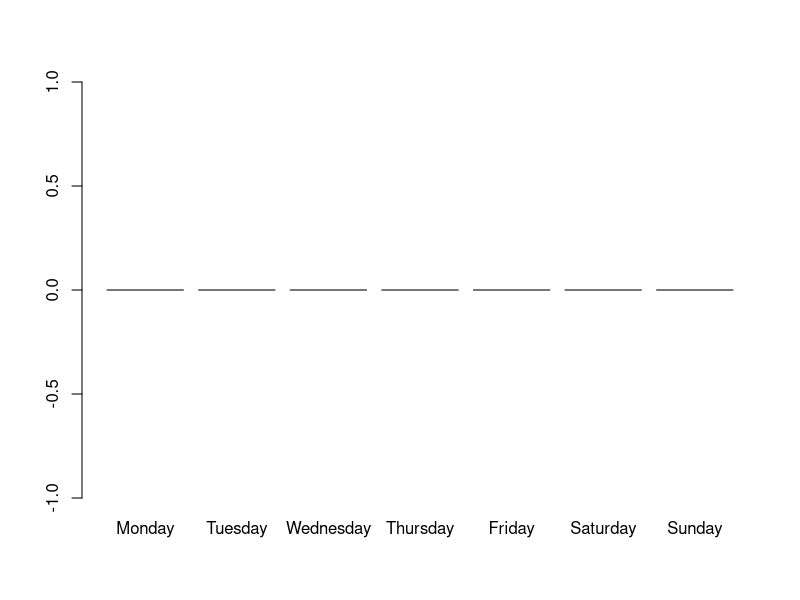

Write the R code that produced this figure. (Note: this script raises an error after producing the figure.)
# Potential Questions to Answer:
# 1. Create snacks that the customers can buy and randomize who buys which snack

#Create snacks data frame to store the sales
snacksDF<-data.frame(Branch=factor(),Theater=integer(), Small.Popcorn=integer(), 
                   Medium.Popcorn=integer(), Large.Popcorn=integer(),
                   Icecream=integer(),Soft.Drink=integer(), Frozen=integer())
snacksDF<-data.frame(Branch=0,Theater=0,Small.Popcorn=0L, 
                   Medium.Popcorn=0L, Large.Popcorn=0L,
                   Icecream=0L,Soft.drink=0L, Frozen=0L)

# the function takes snacks data frame to store the sales on it, Branch name, theater number
# and takes number of visitors.It is return the total revenue of the day for a theater.
snacksF<-function(snacksDF, BranchName, TheaterN, visitorsN){
  #snacks prices
  prices<-c(6, 8, 10, 8, 7, 9)
  #create a vector of sold snacks
  snack<-sample(x = 1:visitorsN, size = 6, replace = TRUE)
  #calculate the sales of snacks for a screen
  snacksSales<- t(snack)%*%prices
  snacksSales<-snacksSales[1]
  #bind it with the branch and theater
  snack<-c(BranchName, TheaterN,snack)
  #print(snack)
  #add it to the dataframe
  snacksDF<-rbind.data.frame(snacksDF,snack)
  #Assign it to golbal var
  snacksDF<<-snacksDF
  return (snacksSales)
}
#snacksF(snacksDF,'R',1,100)
#print(snacksDF)


# 2. Pretend you own multiple theaters and run two simulations to represent each theater and plot the results
# 3. Create conditional statements for movies that may be PG-13 and children are not allowed to watch
# 4. Discount Student
# 5. Create function
# 6. theaters types (VIP, St)
# 7. Random number of seats will start form seats/2:seats
# 8. Scheduling movie function




#'''
# Object: theater
#          -type
#          -seats
#          -adult_cost
#          -child_cost
#'''




# Cost for adults and children
ticket_cost <- 12
ticket_cost_child <- 7 

# Movie List
# DATA:         Movie Name  | Age Rating  | Number of Shows each day
movies <- rbind(c("Limitless", "PG-13", 3), 
                c("Taken", "PG-13", 1), 
                c("The Old Guard", "R", 2),
                c("Mr. & Mrs. Smith", "PG-13", 3),
                c("Focus", "+16", 2),
                c("Raya and the Last Dragon", "PG", 4),
                c("Rush Hour 3", "PG-13", 3))

# Theater types based on capacity and ticket cost
# DATA:         Type Name  | Seats  | Adult Cost  | Child Cost
theatersType <- rbind(c("VIP",      60,  20, 15),
                      c("Standard", 120, 20, 15),
                      c("MAX",      180, 20, 15))

# Branch and size of the each branch based on the number of screens have
#  DATA:       Branch Location  | VIP | Standard | MAX
branch <-  rbind(c("Riyadh", 2, 5, 2), 
                 c("Dammam", 1, 3, 1), 
                 c("Jeddah", 1, 4, 1))


seats <-  120 # How many seats does each theater hold
week_days <- rep(0, 7)  # Store totals for each day
  

runTheaaters <- function(week_days, theaters) {
  # iterate through the week
  for (day_num in 1:length(week_days)) {
    # Keep track of total revenue for the day
    daily_revenue <- 0
    
    # iterate through the amount of screens on a particular day
    for (theater_number in 1:theaters) {
      
      # Calculate  how many adults and children are watching the movie
      visitors_adults <- sample(1:seats, 1)
      avalibale_seats <- seats - visitors_adults
      visitors_children <- 0
      
      # conditional statements for movies that may be PG-13 and children are not allowed to watch
      if(movies[theater_number,2] == "PG" || movies[theater_number,2] == "PG-13") {
        visitors_children <- sample(1:avalibale_seats,1) # this is should be the the rest of available seats or less
        avalibale_seats <- avalibale_seats - visitors_children
      } 
      cat("\nThe theater #", theater_number, "\n\tMovie : ", movies[theater_number], "(", movies[theater_number, 2] , ")", "\n\tAduilt booked: ", visitors_adults,
          "\n\tChildren booked: ", visitors_children, "\n\tAbalibale seats: ", avalibale_seats, "/", seats ,"\n")
      if(movies[theater_number,2] != "PG" && movies[theater_number,2] != "PG-13") {
        cat("**children are not allowed because movie is ", movies[theater_number,2], "**\n")
      }
      
      
      # Calculate the revenue for adults and children
      movie_revenue <- (visitors_adults * ticket_cost) + (visitors_children * ticket_cost_child)
      
      # Calculate revenue, and add to running total for the day
      week_days[day_num] <- week_days[day_num] + movie_revenue
      
      # ------> Need to add Snacks revenue
      # Calculate snacks revenue
      
    }
    # Save total to the corresponding day
    cat("------------------------------------------\n")
    cat("Daliy total revenue: $", week_days[day_num], "\n")
    cat("------------------------------------------\n")
    
  }
}


    
    # Make a barchart showing total revenue per day
    day_name <- c("Monday", "Tuesday", "Wednesday", "Thursday", "Friday", "Saturday", "Sunday")
    barplot(week_days, names.arg = day_name, horiz = FALSE)

    # Make any other chart
    pie(week_days, label = day_name, main = "Revenue")
    
    # Which day had the highest revenue? 
    cat("The highest revenue is $", max(week_days), "in", day_name[which(week_days == max(week_days))])
